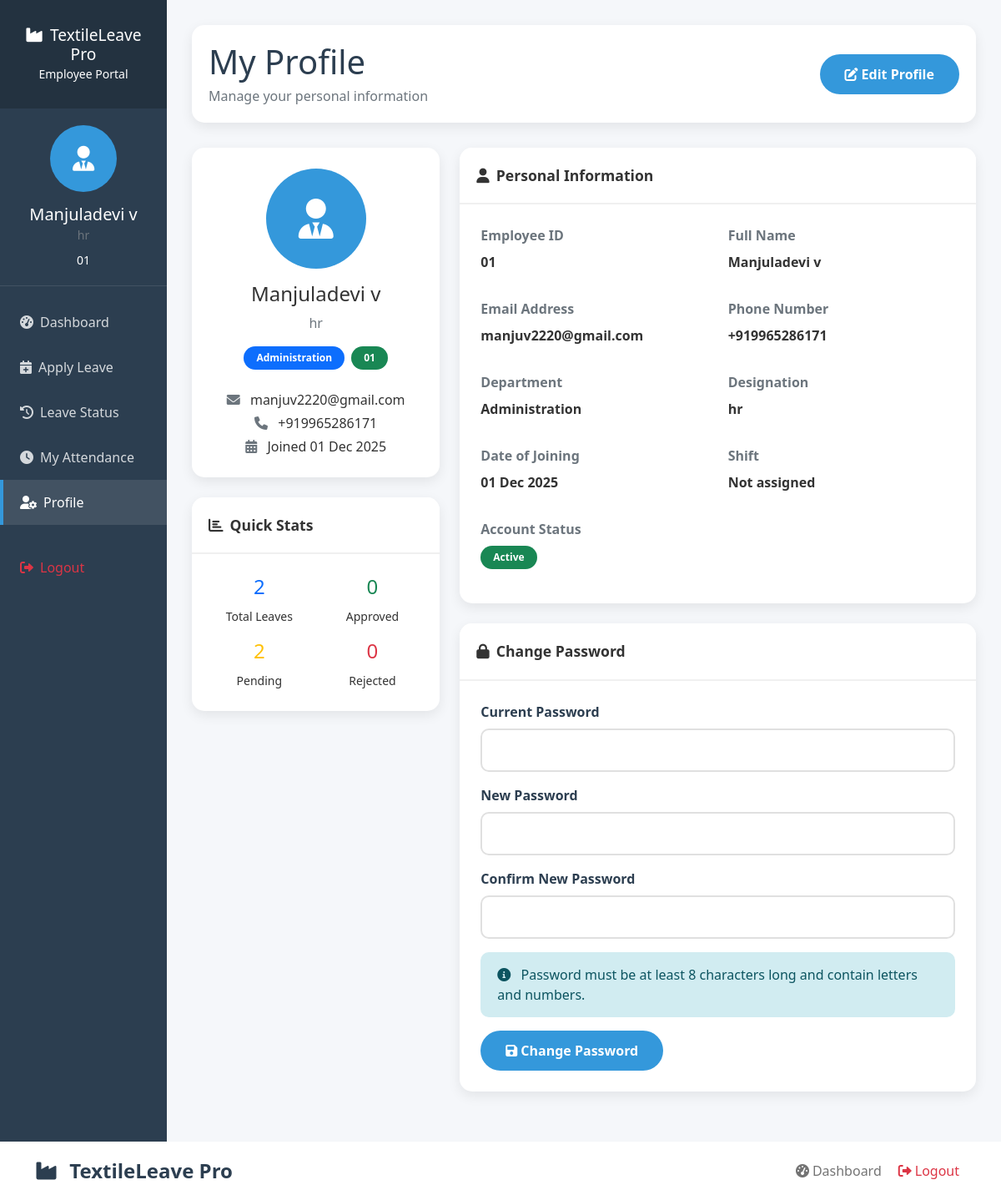
Page /user/profile (signed in) on the committed database.
### app.py (models this page shows, shortened)
class User(UserMixin, db.Model):
    id = db.Column(db.Integer, primary_key=True)
    employee_id = db.Column(db.String(20), unique=True, nullable=False)
    first_name = db.Column(db.String(50), nullable=False)
    last_name = db.Column(db.String(50), nullable=False)
    email = db.Column(db.String(120), unique=True, nullable=False)
    phone = db.Column(db.String(20))
    department = db.Column(db.String(50))
    designation = db.Column(db.String(50))
    shift = db.Column(db.String(20))
    date_of_joining = db.Column(db.Date, nullable=False)
    password_hash = db.Column(db.String(256), nullable=False)
    is_admin = db.Column(db.Boolean, default=False)
    is_active = db.Column(db.Boolean, default=True)
    created_at = db.Column(db.DateTime, default=datetime.utcnow)
    leaves = db.relationship('Leave', foreign_keys='Leave.user_id', backref='applicant', lazy=True)
    attendances = db.relationship('Attendance', foreign_keys='Attendance.user_id', backref='employee', lazy=True)
    approved_leaves = db.relationship('Leave', foreign_keys='Leave.approved_by', backref='approver', lazy=True)
    recorded_attendances = db.relationship('Attendance', foreign_keys='Attendance.recorded_by', backref='recorder', lazy=True)
    @property
    def password(self):
        raise AttributeError('password is not a readable attribute')
    def get_full_name(self):
        return f"{self.first_name} {self.last_name}"

### app.py (the view)
@app.route('/user/profile')
@login_required
def user_profile():
    leaves = Leave.query.filter_by(user_id=current_user.id).all()
    total_leaves = len(leaves)
    approved_leaves = len([l for l in leaves if l.status == 'Approved'])
    pending_leaves = len([l for l in leaves if l.status == 'Pending'])
    rejected_leaves = len([l for l in leaves if l.status == 'Rejected'])
    return render_template('user/profile.html',
                           total_leaves=total_leaves,
                           approved_leaves=approved_leaves,
                           pending_leaves=pending_leaves,
                           rejected_leaves=rejected_leaves)

### app.py (called while the page is built)
@login_manager.user_loader
def load_user(user_id):
    return User.query.get(int(user_id))

### templates/user/profile.html (shortened to what this page needs)
{% extends "layout.html" %}
{% block extra_css %}
<link rel="stylesheet" href="{{ url_for('static', filename='css/dashboard.css') }}">
{% endblock %}
{% block body %}
<div class="container-fluid">
    <div class="row">
        <div class="col-md-3 col-lg-2 sidebar d-md-block">
            <div class="sidebar-header">
                <h3><i class="fas fa-industry me-2"></i>TextileLeave Pro</h3>
                <small>Employee Portal</small>
            </div>
            <div class="user-info">
                <div class="user-avatar">
                    <i class="fas fa-user-tie"></i>
                </div>
                <h5 class="mt-2 mb-0">{{ current_user.get_full_name() }}</h5>
                <small class="text-muted">{{ current_user.designation }}</small>
                <p class="small mt-2 mb-0">{{ current_user.employee_id }}</p>
            </div>
            <ul class="nav flex-column mt-3">
                <li class="nav-item">
                    <a class="nav-link" href="{{ url_for('user_dashboard') }}">
                        <i class="fas fa-tachometer-alt me-2"></i>Dashboard
                    </a>
                </li>
                <li class="nav-item">
                    <a class="nav-link" href="{{ url_for('apply_leave') }}">
                        <i class="fas fa-calendar-plus me-2"></i>Apply Leave
                    </a>
                </li>
                <li class="nav-item">
                    <a class="nav-link" href="{{ url_for('leave_status') }}">
                        <i class="fas fa-history me-2"></i>Leave Status
                    </a>
                </li>
                <li class="nav-item">
                    <a class="nav-link" href="{{ url_for('user_attendance') }}">
                        <i class="fas fa-clock me-2"></i>My Attendance
                    </a>
                </li>
                <li class="nav-item">
                    <a class="nav-link active" href="{{ url_for('user_profile') }}">
                        <i class="fas fa-user-cog me-2"></i>Profile
                    </a>
                </li>
                <li class="nav-item mt-4">
                    <a class="nav-link text-danger" href="{{ url_for('logout') }}">
                        <i class="fas fa-sign-out-alt me-2"></i>Logout
                    </a>
                </li>
            </ul>
        </div>
        <div class="col-md-9 col-lg-10 main-content">
            <div class="dashboard-header">
                <div class="row align-items-center">
                    <div class="col-md-8">
                        <div class="welcome-message">
                            <h1>My Profile</h1>
                            <p class="text-muted mb-0">Manage your personal information</p>
                        </div>
                    </div>
                    <div class="col-md-4 text-end">
                        <button class="btn btn-primary" data-bs-toggle="modal" data-bs-target="#editProfileModal">
                            <i class="fas fa-edit me-1"></i>Edit Profile
                        </button>
                    </div>
                </div>
            </div>
            <div class="row">
                <div class="col-lg-4">
                    <div class="card mb-4">
                        <div class="card-body text-center">
                            <div class="user-avatar mx-auto mb-3" style="width: 120px; height: 120px; font-size: 48px;">
                                <i class="fas fa-user-tie"></i>
                            </div>
                            <h4>{{ current_user.get_full_name() }}</h4>
                            <p class="text-muted">{{ current_user.designation }}</p>
                            <div class="d-flex justify-content-center gap-2 mb-3">
                                <span class="badge bg-primary">{{ current_user.department }}</span>
                                <span class="badge bg-success">{{ current_user.employee_id }}</span>
                            </div>
                            <div class="mt-4">
                                <p class="mb-1">
                                    <i class="fas fa-envelope me-2 text-muted"></i>
                                    {{ current_user.email }}
                                </p>
                                <p class="mb-1">
                                    <i class="fas fa-phone me-2 text-muted"></i>
                                    {{ current_user.phone or 'Not provided' }}
                                </p>
                                <p class="mb-0">
                                    <i class="fas fa-calendar-alt me-2 text-muted"></i>
                                    Joined {{ current_user.date_of_joining.strftime('%d %b %Y') }}
                                </p>
                            </div>
                        </div>
                    </div>
                    <div class="card">
                        <div class="card-header">
                            <i class="fas fa-chart-bar me-2"></i>Quick Stats
                        </div>
                        <div class="card-body">
                            <div class="row text-center">
                                <div class="col-6 mb-3">
                                    <h4 class="text-primary">{{ total_leaves }}</h4>
                                    <small>Total Leaves</small>
                                </div>
                                <div class="col-6 mb-3">
                                    <h4 class="text-success">{{ approved_leaves }}</h4>
                                    <small>Approved</small>
                                </div>
                                <div class="col-6">
                                    <h4 class="text-warning">{{ pending_leaves }}</h4>
                                    <small>Pending</small>
                                </div>
                                <div class="col-6">
                                    <h4 class="text-danger">{{ rejected_leaves }}</h4>
                                    <small>Rejected</small>
                                </div>
                            </div>
                        </div>
                    </div>
                </div>
                <div class="col-lg-8">
                    <div class="card mb-4">
                        <div class="card-header">
                            <i class="fas fa-user me-2"></i>Personal Information
                        </div>
                        <div class="card-body">
                            <div class="row">
                                <div class="col-md-6 mb-3">
                                    <label class="form-label text-muted">Employee ID</label>
                                    <p class="fw-bold">{{ current_user.employee_id }}</p>
                                </div>
                                <div class="col-md-6 mb-3">
                                    <label class="form-label text-muted">Full Name</label>
                                    <p class="fw-bold">{{ current_user.get_full_name() }}</p>
                                </div>
                                <div class="col-md-6 mb-3">
                                    <label class="form-label text-muted">Email Address</label>
                                    <p class="fw-bold">{{ current_user.email }}</p>
                                </div>
                                <div class="col-md-6 mb-3">
                                    <label class="form-label text-muted">Phone Number</label>
                                    <p class="fw-bold">{{ current_user.phone or 'Not provided' }}</p>
                                </div>
                                <div class="col-md-6 mb-3">
                                    <label class="form-label text-muted">Department</label>
                                    <p class="fw-bold">{{ current_user.department or 'Not assigned' }}</p>
                                </div>
                                <div class="col-md-6 mb-3">
                                    <label class="form-label text-muted">Designation</label>
                                    <p class="fw-bold">{{ current_user.designation or 'Not assigned' }}</p>
                                </div>
                                <div class="col-md-6 mb-3">
                                    <label class="form-label text-muted">Date of Joining</label>
                                    <p class="fw-bold">{{ current_user.date_of_joining.strftime('%d %b %Y') }}</p>
                                </div>
                                <div class="col-md-6 mb-3">
                                    <label class="form-label text-muted">Shift</label>
                                    <p class="fw-bold">{{ current_user.shift or 'Not assigned' }}</p>
                                </div>
                                <div class="col-md-12">
                                    <label class="form-label text-muted">Account Status</label>
                                    <p>
                                        {% if current_user.is_active %}
                                        <span class="badge bg-success">Active</span>
                                        {% else %}
                                        <span class="badge bg-danger">Inactive</span>
                                        {% endif %}
                                    </p>
                                </div>
                            </div>
                        </div>
                    </div>
                    <div class="card">
                        <div class="card-header">
                            <i class="fas fa-lock me-2"></i>Change Password
                        </div>
                        <div class="card-body">
                            <form id="changePasswordForm">
                                <div class="mb-3">
                                    <label class="form-label">Current Password</label>
                                    <input type="password" class="form-control" id="currentPassword" required>
                                </div>
                                <div class="mb-3">
                                    <label class="form-label">New Password</label>
                                    <input type="password" class="form-control" id="newPassword" required>
                                </div>
                                <div class="mb-3">
                                    <label class="form-label">Confirm New Password</label>
                                    <input type="password" class="form-control" id="confirmPassword" required>
                                </div>
                                <div class="alert alert-info">
                                    <i class="fas fa-info-circle me-2"></i>
                                    Password must be at least 8 characters long and contain letters and numbers.
                                </div>
                                <button type="submit" class="btn btn-primary">
                                    <i class="fas fa-save me-1"></i>Change Password
                                </button>
                            </form>
                        </div>
                    </div>
                </div>
            </div>
        </div>
    </div>
</div>
{% endblock %}

### static/css/style.css (style rules this page uses)
:root { --primary: #2c3e50; --secondary: #3498db; --success: #27ae60; --danger: #e74c3c; --warning: #f39c12; --info: #17a2b8; --light: #ecf0f1; --dark: #2c3e50; --textile-bg: linear-gradient(135deg, #667eea 0%, #764ba2 100%); }
* { margin: 0; padding: 0; box-sizing: border-box; }
body { font-family: 'Segoe UI', Tahoma, Geneva, Verdana, sans-serif; background: #f5f7fa; color: #333; }
.btn-primary { background: var(--secondary); border: none; padding: 12px 30px; border-radius: 30px; font-weight: 600; transition: all 0.3s ease; }
.form-control { padding: 12px 15px; border-radius: 10px; border: 2px solid #e0e0e0; transition: all 0.3s ease; }
.alert { border-radius: 10px; border: none; padding: 15px 20px; }
.alert-info { background: #d1ecf1; color: #0c5460; }
.badge { padding: 8px 15px; border-radius: 20px; font-weight: 600; }
.sidebar { background: var(--primary); color: white; min-height: 100vh; padding: 0; }
.sidebar-header { padding: 30px 20px; background: rgba(0,0,0,0.2); text-align: center; }
.sidebar-header h3 { margin: 0; font-size: 1.2rem; }
.user-info { padding: 20px; text-align: center; border-bottom: 1px solid rgba(255,255,255,0.1); }
.user-avatar { width: 80px; height: 80px; border-radius: 50%; background: var(--secondary); display: flex; align-items: center; justify-content: center; margin: 0 auto 15px; font-size: 30px; color: white; }
.nav-link { color: rgba(255,255,255,0.8); padding: 15px 20px; border-left: 4px solid transparent; transition: all 0.3s ease; }
.nav-link.active { color: white; background: rgba(255,255,255,0.1); border-left-color: var(--secondary); }
.main-content { padding: 30px; }
.card { border: none; border-radius: 15px; box-shadow: 0 5px 15px rgba(0,0,0,0.08); margin-bottom: 30px; }
.card-header { background: white; border-bottom: 2px solid #f0f0f0; padding: 20px; border-radius: 15px 15px 0 0 !important; font-weight: 600; font-size: 1.1rem; }
.card-body { padding: 25px; }

### static/css/dashboard.css (style rules this page uses)
.dashboard-header { background: white; padding: 20px; border-radius: 15px; margin-bottom: 30px; box-shadow: 0 5px 15px rgba(0,0,0,0.08); }
.welcome-message h1 { color: var(--primary); margin-bottom: 5px; }
.welcome-message p { color: #666; margin: 0; }
.form-label { font-weight: 600; color: var(--dark); margin-bottom: 8px; }

### rows in the picture
User: get_full_name "Manjuladevi v", designation "hr", employee_id "01", department "Administration", email "manjuv2220@gmail.com", phone "+919965286171", date_of_joining "01 Dec 2025", shift "Not assigned"

### other values in the picture
{{ total_leaves }} "2"
{{ approved_leaves }} "0"
{{ pending_leaves }} "2"
{{ rejected_leaves }} "0"
